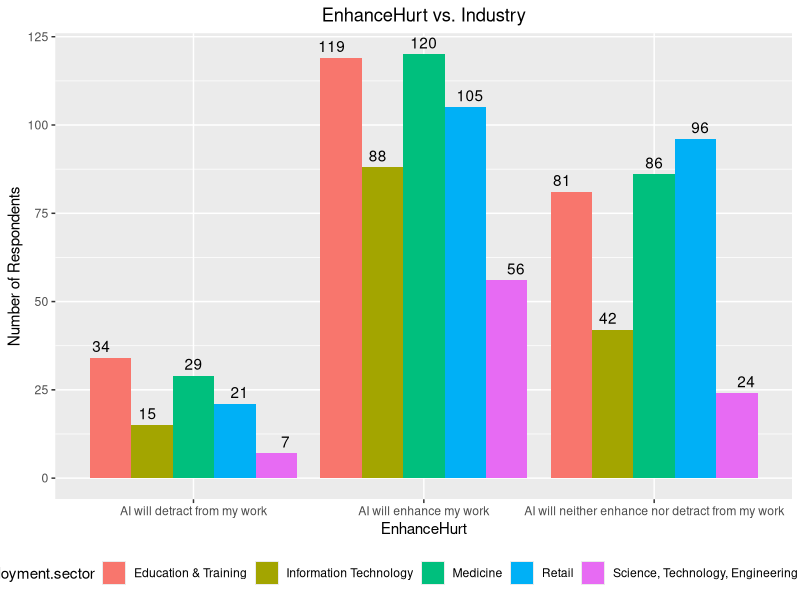

This figure's R source:
## ---- chunk 1
library(tidyverse)
library(ggplot2)

# Load data. Top row is column name.
edu <- read.csv("prolific_edu.csv")
health <- read.csv("prolific_health.csv")
retail <- read.csv("prolific_retail.csv")
tech <- read.csv("prolific_tech.csv")
qualtrics <- read.csv("qualtrics_data.csv")
## ---- chunk 2
# Combine data into one data frame after mutating Age to be one data type
edu <- edu %>% mutate(Age = as.character(Age))
health <- health %>% mutate(Age = as.character(Age))
retail <- retail %>% mutate(Age = as.character(Age))
tech <- tech %>% mutate(Age = as.character(Age))
combined <- bind_rows(edu, health, retail, tech)
# export combined data to csv
# write.csv(combined, "combined_non_qualtrics.csv")
## ---- chunk 3
# combine qualtrics and combined data using qualtrics data's
#     ProlificID column and combined data's Participant id
combined <- left_join(qualtrics, combined, by = c("ProlificID" = "Participant.id"))
# rename "Duration..in.seconds." column to "Duration"
colnames(combined)[colnames(combined) == "Duration..in.seconds."] <- "Duration"
# remove Age.x and keep only Age.y column and rename Age.y to Age
combined <- combined %>%
  select(-Age.x) %>%
  rename(Age = Age.y)
# remove Status.x and Status.y columns
combined <- combined %>%
  select(-Status.x) %>%
  select(-Status.y)
# remove Finished, Progress, UserLanguage, DistributionChannel,
# Nationality, and Consent columns
combined <- combined %>%
  select(-Finished) %>%
  select(-Progress) %>%
  select(-UserLanguage) %>%
  select(-DistributionChannel) %>%
  select(-Nationality) %>%
  select(-Consent)

# remove rows where Submission.id is NA
combined <- combined %>% filter(!is.na(Submission.id))
# Keep only rows which say "United States" in "Country.of.residence" column
combined <- combined %>% filter(combined$Country.of.residence == "United States")

# export data to csv
# write.csv(combined, "combined_qualtrics.csv")
## ---- chunk 4
# Keep only rows which say "Compose an email" in "Attention" column
combined <- combined %>% filter(combined$Attention == "Compose an email")
# remove Attention column
combined <- combined %>% select(-Attention)
# export data to csv
# write.csv(combined, "combined_qualtrics_attentive.csv")
## ---- chunk 5
# Create a new data frame with only the columns we need
enhancehurt_vs_industry <- combined %>%
  select(EnhanceHurt, Employment.sector)

colnames(enhancehurt_vs_industry)
# Remove rows where Employment.sector is NA
enhancehurt_vs_industry <- enhancehurt_vs_industry %>%
  filter(!is.na(Employment.sector))
# Remove rows where EnhanceHurt is NA
enhancehurt_vs_industry <- enhancehurt_vs_industry %>%
  filter(!is.na(EnhanceHurt))

# Visualize using different histogram for each industry.
# Show the number of respondents on each bar for each choice.
ggplot(enhancehurt_vs_industry, aes(x = EnhanceHurt, fill = Employment.sector)) +
  geom_bar(position = "dodge") +
  geom_text(stat = "count", aes(label = ..count..), position = position_dodge(width = 1), vjust = -0.5) +
  labs(title = "EnhanceHurt vs. Industry", x = "EnhanceHurt", y = "Number of Respondents") +
  theme(plot.title = element_text(hjust = 0.5)) +
  theme(legend.position = "bottom")
